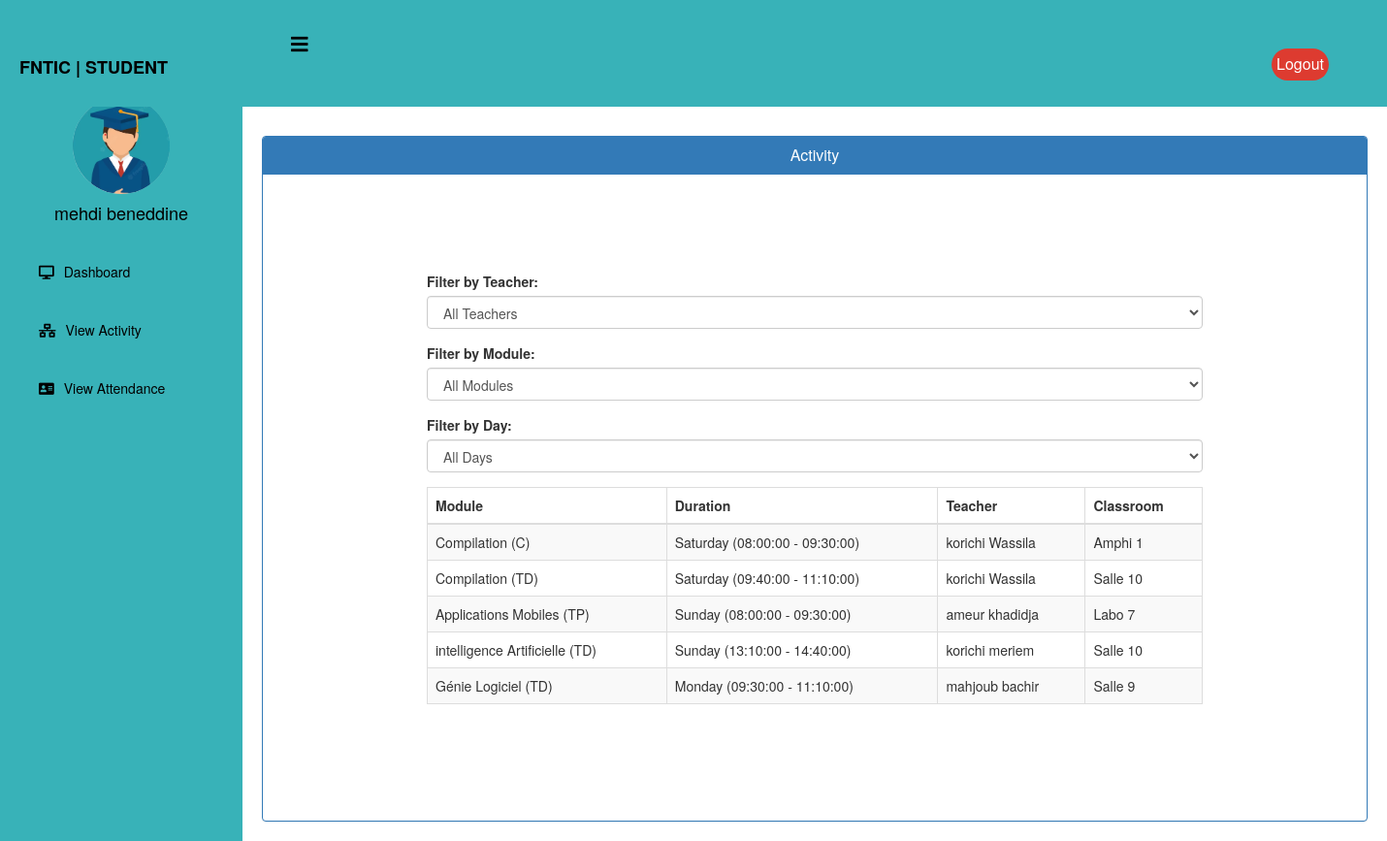
/student-activity (signed in), run on the app's committed database.
### home/models.py (models this page shows, shortened)
class Activities(models.Model):
    module = models.ForeignKey(Module, on_delete=models.CASCADE)
    duration = models.ForeignKey(Duration, on_delete=models.CASCADE)
    classroom = models.ForeignKey(room, on_delete=models.CASCADE)
    teacher = models.ForeignKey(TeacherExtra, on_delete=models.CASCADE)
    group = models.ForeignKey(Group,on_delete=models.CASCADE , null=True)
    class Meta:
        ordering = ['duration']

class Module(models.Model):
    name = models.CharField(max_length=50)
    codeM = models.CharField(max_length=10,choices=codeM,default='C')
    level = models.CharField(max_length=10,choices=level,default='L1')
    def __str__(self):
        return self.name

class Duration(models.Model):
    name = models.ForeignKey(Days, on_delete=models.CASCADE)
    start_time = models.TimeField(null=True)
    end_time = models.TimeField(null=True)
    def __str__(self):
        return f"{self.name} ({self.start_time} - {self.end_time})"

class Days(models.Model):
    name = models.CharField(max_length=100)
    order = models.IntegerField(null=True)
    def __str__(self):
        return self.name
    class Meta:
        ordering = ['order']

class TeacherExtra(models.Model):
    user=models.OneToOneField(User,on_delete=models.CASCADE)
    groups = models.ManyToManyField(Group, blank=True)
    joindate=models.DateField(auto_now_add=True)
    mobile = models.CharField(max_length=40)
    status=models.BooleanField(default=False)
    def __str__(self):
        return f"{self.user.first_name} {self.user.last_name}"

class room(models.Model):
    name = models.CharField(max_length=40)
    ability = models.PositiveIntegerField(null=True)
    def __str__(self):
        return self.name

### home/views.py (the view)
# urls.py: path('student-activity', views.student_activity_view,name='student-activity'),
@login_required(login_url="login")
@user_passes_test(is_student)
def student_activity_view(request):
    student = models.StudentExtra.objects.get(user=request.user)
    group = student.cl
    activities = models.Activities.objects.filter(group=group)
    teachers = models.TeacherExtra.objects.filter(activities__in=activities).distinct()
    modules = models.Module.objects.filter(activities__in=activities).distinct().values_list('name', flat=True)
    durations = models.Days.objects.all()
    return render(request, 'school/student-activity.html', {
        'activities': activities,
        'teachers': teachers,
        'modules': modules,
        'durations': durations,
    })

### home/views.py (called while the page is built)
def is_student(user):
    return user.groups.filter(name='STUDENT').exists()

### templates/school/student-activity.html (shortened to what this page needs)
{% extends 'school/studentbase.html' %}
{% block content %}
<br><br>
<head>
  <link href="//netdna.bootstrapcdn.com/bootstrap/3.0.0/css/bootstrap.min.css" rel="stylesheet" id="bootstrap-css">
</head>
<div class="container">
  <div class="row">
    <div class="col-xs-12">
      <div class="panel panel-primary">
        <div class="panel-heading">
          <h6 class="panel-title">Activity</h6>
        </div>
         <div class="table-container">
          <div class="form-group">
            <label for="teacher-select">Filter by Teacher:</label>
            <select class="form-control" id="teacher-select">
              <option value="all">All Teachers</option>
            </select>
          </div>
          <div class="form-group">
            <label for="module-select">Filter by Module:</label>
            <select class="form-control" id="module-select">
                <option value="all">All Modules</option>
            </select>
        </div>
          <div class="form-group">
            <label class="filter-label" for="day-select">Filter by Day:</label>
            <select class="form-control" id="day-select">
              <option value="all">All Days</option>
            </select>
          </div>
          <table class="table table-hover table-striped table-bordered" id="dev-table">
            <thead>
              <tr>
                <th>Module</th>
                <th>Duration</th>
                <th>Teacher</th>
                <th>Classroom</th>
              </tr>
            </thead>
            <tbody>
              {% for activity in activities %}
              <tr class="activity-row" data-teacher="{{ activity.teacher }}" data-module="{{ activity.module }}" data-day="{{ activity.duration.name }}">
                <td>{{ activity.module }} ({{ activity.module.codeM }})</td>
                <td>{{ activity.duration }}</td>
                <td>{{ activity.teacher }}</td>
                <td>{{ activity.classroom }}</td>
              </tr>
              {% endfor %}
            </tbody>
          </table>
        </div>
      </div>
    </div>
  </div>
</div>
{% endblock content %}

### templates/school/studentbase.html (shortened to what this page needs)
<!DOCTYPE html>
{% load static %}
<html lang="en" dir="ltr">
<head>
  <link rel="stylesheet" href="https://cdnjs.cloudflare.com/ajax/libs/font-awesome/5.12.1/css/all.min.css">
</head>
<body>
  <header>
    <label for="check">
      <i class="fas fa-bars" id="sidebar_btn"></i>
    </label>
    <div class="left_area">
      <h3>FNTIC | Student</h3>
    </div>
    <div class="right_area">
      <a href="{%url 'admin_logout'%}" class="logout_btn">Logout</a>
    </div>
  </header>
  <div class="sidebar">
    <center>
      <img src="{% static 'image/Student.png' %}" class="profile_image" alt="">
      <h4>{{request.user.first_name}} {{request.user.last_name}}</h4>
    </center>
    <a href="/student-dashboard"><i class="fas fa-desktop"></i><span>Dashboard</span></a>
    <a href="{% url 'student-activity'%}"><i class="fas fa-network-wired"></i><span>View Activity</span></a>
    <a href="{% url 'student-attendance'%}"><i class="fas fa-address-card"></i><span>View Attendance</span></a>
  </div>
  <div class="content">
    <br><br><br><br><br>
    {% block content %}
    {% endblock content %}
  </div>
</body>
</html>

### templates/school/studentbase.html (style rules this page uses)
a:link { text-decoration: none; }
body { margin: 0; padding: 0; font-family: "Roboto", sans-serif; }
header { position: fixed; background: #38b2b8; padding: 20px; width: 100%; z-index: 1; }
.left_area h3 { color: #000; text-transform: uppercase; font-size: 18px; font-weight: 900; }
.logout_btn { padding: 5px; background: #dd3b30; text-decoration: none; float: right; margin-top: -40px; margin-right: 40px; border-radius: 30px; font-size: 16px; font-weight: 500; color: #fff; transition: 0.5s; }
.sidebar { background: #38b2b8; margin-top: 70px; padding-top: 30px; position: fixed; left: 0; width: 250px; height: 100%; transition: 0.5s; transition-property: left; }
.sidebar .profile_image { width: 100px; height: 100px; border-radius: 100px; margin-bottom: 10px; }
.sidebar h4 { color: #000; text size: 12px; margin-top: 0; margin-bottom: 20px; }
.sidebar a { color: #000; display: block; width: 100%; line-height: 60px; text-decoration: none; padding-left: 40px; box-sizing: border-box; transition: 0.5s; }
.sidebar i { padding-right: 10px; }
label #sidebar_btn { z-index: 1; color: #000; position: fixed; cursor: pointer; left: 300px; font-size: 20px; margin: 5px 0; transition: 0.5s; transition-property: color; }
.content { margin-left: 250px; background-position: center; background-size: cover; height: 100vh; transition: 0.5s; }

### templates/school/student-activity.html (style rules this page uses)
a:link { text-decoration: none; }
h6 { text-align: center; }
.table-container { margin: 100px auto; max-width: 800px; overflow-x: auto; }

### data on the page
Activities: module "Compilation", module.codeM "C", duration "Saturday (08:00:00 - 09:30:00)", teacher "korichi Wassila", classroom "Amphi 1"
Activities: module "Compilation", module.codeM "TD", duration "Saturday (09:40:00 - 11:10:00)", teacher "korichi Wassila", classroom "Salle 10"
Activities: module "Applications Mobiles", module.codeM "TP", duration "Sunday (08:00:00 - 09:30:00)", teacher "ameur khadidja", classroom "Labo 7"
Activities: module "intelligence Artificielle", module.codeM "TD", duration "Sunday (13:10:00 - 14:40:00)", teacher "korichi meriem", classroom "Salle 10"
Activities: module "Génie Logiciel", module.codeM "TD", duration "Monday (09:30:00 - 11:10:00)", teacher "mahjoub bachir", classroom "Salle 9"

### other printed values
{{ request.user.first_name }} "mehdi"
{{ request.user.last_name }} "beneddine"
